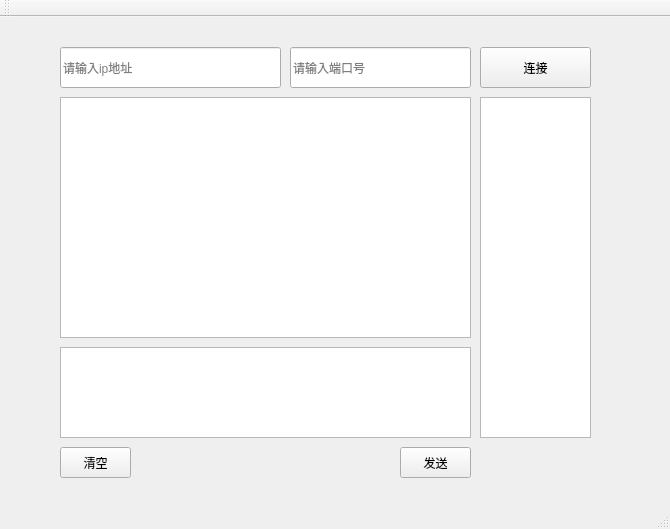
<?xml version="1.0" encoding="UTF-8"?>
<ui version="4.0">
 <class>CharClient</class>
 <widget class="QMainWindow" name="CharClient">
  <property name="geometry">
   <rect>
    <x>0</x>
    <y>0</y>
    <width>670</width>
    <height>529</height>
   </rect>
  </property>
  <property name="windowTitle">
   <string>CharClient</string>
  </property>
  <widget class="QWidget" name="centralWidget">
   <widget class="QTextBrowser" name="textBrowser">
    <property name="geometry">
     <rect>
      <x>60</x>
      <y>80</y>
      <width>411</width>
      <height>241</height>
     </rect>
    </property>
   </widget>
   <widget class="QPushButton" name="sendBtn">
    <property name="geometry">
     <rect>
      <x>400</x>
      <y>430</y>
      <width>71</width>
      <height>31</height>
     </rect>
    </property>
    <property name="text">
     <string>发送</string>
    </property>
   </widget>
   <widget class="QTextEdit" name="textEdit">
    <property name="geometry">
     <rect>
      <x>60</x>
      <y>330</y>
      <width>411</width>
      <height>91</height>
     </rect>
    </property>
   </widget>
   <widget class="QLineEdit" name="portEdit">
    <property name="geometry">
     <rect>
      <x>290</x>
      <y>30</y>
      <width>181</width>
      <height>41</height>
     </rect>
    </property>
    <property name="placeholderText">
     <string>请输入端口号</string>
    </property>
   </widget>
   <widget class="QListWidget" name="listWidget">
    <property name="geometry">
     <rect>
      <x>480</x>
      <y>80</y>
      <width>111</width>
      <height>341</height>
     </rect>
    </property>
   </widget>
   <widget class="QPushButton" name="linkBtn">
    <property name="geometry">
     <rect>
      <x>480</x>
      <y>30</y>
      <width>111</width>
      <height>41</height>
     </rect>
    </property>
    <property name="text">
     <string>连接</string>
    </property>
   </widget>
   <widget class="QPushButton" name="clearBtn">
    <property name="geometry">
     <rect>
      <x>60</x>
      <y>430</y>
      <width>71</width>
      <height>31</height>
     </rect>
    </property>
    <property name="text">
     <string>清空</string>
    </property>
   </widget>
   <widget class="QLineEdit" name="ipEdit">
    <property name="geometry">
     <rect>
      <x>60</x>
      <y>30</y>
      <width>221</width>
      <height>41</height>
     </rect>
    </property>
    <property name="placeholderText">
     <string>请输入ip地址</string>
    </property>
   </widget>
  </widget>
  <widget class="QMenuBar" name="menuBar">
   <property name="geometry">
    <rect>
     <x>0</x>
     <y>0</y>
     <width>670</width>
     <height>23</height>
    </rect>
   </property>
  </widget>
  <widget class="QToolBar" name="mainToolBar">
   <attribute name="toolBarArea">
    <enum>TopToolBarArea</enum>
   </attribute>
   <attribute name="toolBarBreak">
    <bool>false</bool>
   </attribute>
  </widget>
  <widget class="QStatusBar" name="statusBar"/>
 </widget>
 <layoutdefault spacing="6" margin="11"/>
 <resources/>
 <connections/>
</ui>
